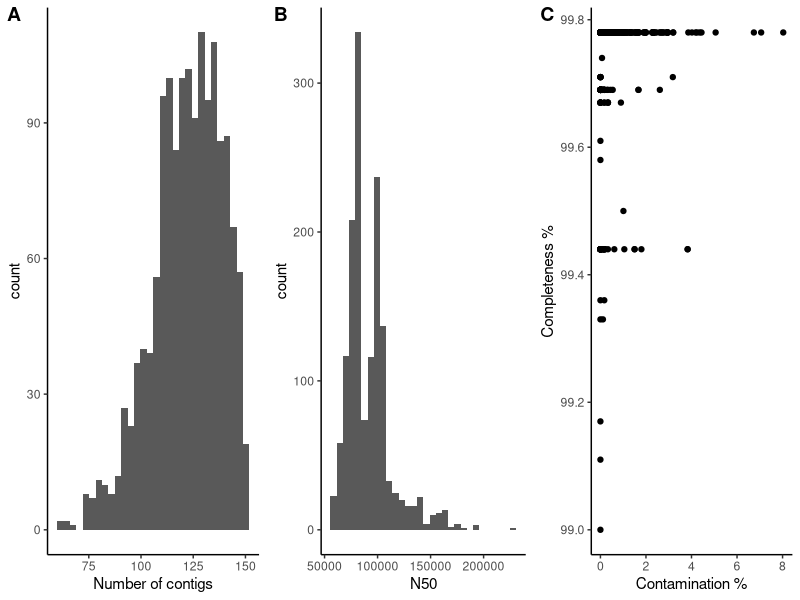

This chart was generated by the following R code:
## assessing genome quality
library(ggplot2)
library(dplyr)
library(ggpubr)
library(seqinr)
library(tidyr)

## quast results
metadata <- read.csv("data/full_metadata_quast.csv")
#plot results
contigs <- ggplot(metadata)+geom_histogram(aes(x=X..contigs))+labs(x= "Number of contigs")+
  theme(panel.grid.major = element_blank(), panel.grid.minor = element_blank(),
        panel.background = element_blank(), axis.line = element_line(colour = "black"))
N50 <- ggplot(metadata)+geom_histogram(aes(x=N50))+
  theme(panel.grid.major = element_blank(), panel.grid.minor = element_blank(),
        panel.background = element_blank(), axis.line = element_line(colour = "black"))
NG50 <- ggplot(metadata)+geom_histogram(aes(x=NG50)) 

mean(metadata$X..contigs)
median(metadata$X..contigs)
range(metadata$X..contigs)
median(metadata$N50)
range(metadata$N50)

## checkM results
checkM_p <- ggplot(metadata) + geom_point(aes(x=Contamination,y=Completeness)) + 
  labs(x="Contamination %", y="Completeness %")+
  theme(panel.grid.major = element_blank(), panel.grid.minor = element_blank(),
        panel.background = element_blank(), axis.line = element_line(colour = "black"))

## save quality control plot
q_out <- ggarrange(contigs,N50,checkM_p,nrow=1, labels = c("A","B","C"))
ggsave("~/PhD/complete_genome_set_bovis_pangenome/plots/quality_results.png",width=8,height=3)
